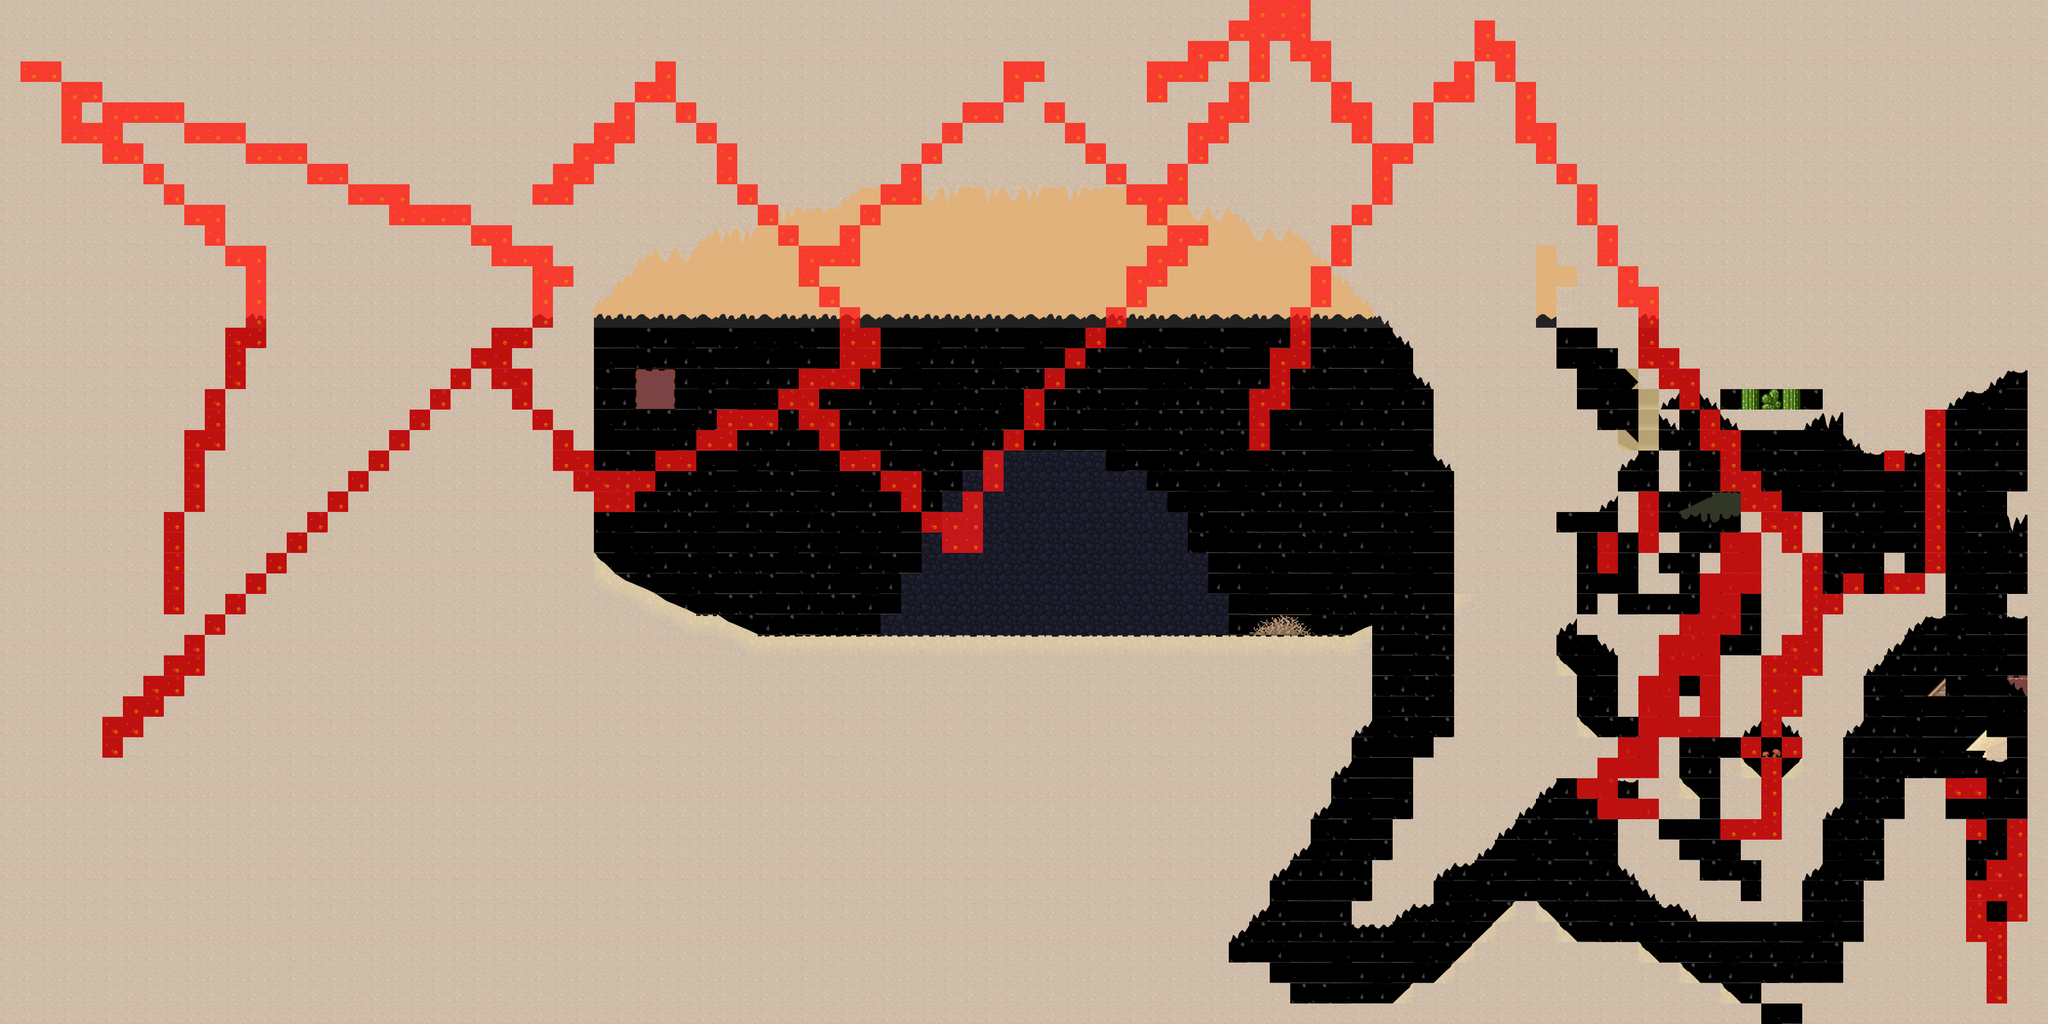

The image is a tile-based game level rendered from a .tmx file. Its description and source (layers, tilesets, objects; grid data summarised) follow:
An orthogonal 100x50 tile map with 32x32 px tiles, 3 tile layers (Tile Layer 3, Background, Foreground) and 53 objects (49x HeliBot, 2x Cave, NPC, Outhouse).

<map version="1.0" tiledversion="1.0.3" orientation="orthogonal" renderorder="right-down" width="100" height="50" tilewidth="32" tileheight="32" nextobjectid="55">
 <properties>
  <property name="camera_x" value="112" />
  <property name="camera_y" value="176" />
  <property name="music" value="music/scene_town.mp3" />
 </properties>
 <tileset firstgid="1" source="tileset.tsx" />
 <layer name="Tile Layer 3" width="100" height="50">
  <properties>
   <property name="parallax" value="0.7" />
  </properties>
  <data>[5000 cells, 5000 non-empty, 7 distinct tile ids]</data>
 </layer>
 <layer name="Background" width="100" height="50">
  <properties>
   <property name="parallax" value="1" />
  </properties>
  <data>[5000 cells, 141 non-empty, 7 distinct tile ids]</data>
 </layer>
 <layer name="Foreground" width="100" height="50">
  <data>[5000 cells, 3892 non-empty, 43 distinct tile ids]</data>
 </layer>
 <objectgroup name="Objects">
  <object id="1" name="cave" type="Cave" x="1552" y="864" width="128" height="128">
   <properties>
    <property name="cavetype" value="entrance" />
    <property name="mapfile" value="maps/nq2.tmx" />
    <property name="spawnpoint" value="cave_enter" />
   </properties>
  </object>
  <object id="2" type="NPC" x="1280" y="896" width="64" height="96">
   <properties>
    <property name="filename" value="dialogs/npc_end.json" />
   </properties>
  </object>
  <object id="3" name="cave_exit" type="Cave" x="2561" y="605" width="30" height="98" visible="0">
   <properties>
    <property name="cavetype" value="exitinv" />
    <property name="mapfile" value="maps/nq2.tmx" />
    <property name="spawnpoint" value="cave" />
   </properties>
  </object>
  <object id="4" name="outhouse" type="Outhouse" x="1040" y="802" width="128" height="160" />
  <object id="5" type="HeliBot" x="2632" y="672" width="128" height="128" />
  <object id="6" type="HeliBot" x="2656" y="676" width="128" height="128" />
  <object id="7" type="HeliBot" x="2680" y="676" width="128" height="128" />
  <object id="8" type="HeliBot" x="2704" y="676" width="128" height="128" />
  <object id="9" type="HeliBot" x="2736" y="676" width="128" height="128" />
  <object id="10" type="HeliBot" x="2772" y="676" width="128" height="128" />
  <object id="11" type="HeliBot" x="2804" y="680" width="128" height="128" />
  <object id="12" type="HeliBot" x="2804" y="680" width="128" height="128" />
  <object id="13" type="HeliBot" x="2736" y="676" width="128" height="128" />
  <object id="14" type="HeliBot" x="2680" y="676" width="128" height="128" />
  <object id="15" type="HeliBot" x="2656" y="676" width="128" height="128" />
  <object id="16" type="HeliBot" x="2704" y="676" width="128" height="128" />
  <object id="17" type="HeliBot" x="2632" y="672" width="128" height="128" />
  <object id="18" type="HeliBot" x="2772" y="676" width="128" height="128" />
  <object id="19" type="HeliBot" x="2804" y="680" width="128" height="128" />
  <object id="20" type="HeliBot" x="2736" y="676" width="128" height="128" />
  <object id="21" type="HeliBot" x="2680" y="676" width="128" height="128" />
  <object id="22" type="HeliBot" x="2656" y="676" width="128" height="128" />
  <object id="23" type="HeliBot" x="2704" y="676" width="128" height="128" />
  <object id="24" type="HeliBot" x="2632" y="672" width="128" height="128" />
  <object id="25" type="HeliBot" x="2772" y="676" width="128" height="128" />
  <object id="26" type="HeliBot" x="2804" y="680" width="128" height="128" />
  <object id="27" type="HeliBot" x="2736" y="676" width="128" height="128" />
  <object id="28" type="HeliBot" x="2680" y="676" width="128" height="128" />
  <object id="29" type="HeliBot" x="2656" y="676" width="128" height="128" />
  <object id="30" type="HeliBot" x="2704" y="676" width="128" height="128" />
  <object id="31" type="HeliBot" x="2632" y="672" width="128" height="128" />
  <object id="32" type="HeliBot" x="2772" y="676" width="128" height="128" />
  <object id="33" type="HeliBot" x="2804" y="680" width="128" height="128" />
  <object id="34" type="HeliBot" x="2736" y="676" width="128" height="128" />
  <object id="35" type="HeliBot" x="2680" y="676" width="128" height="128" />
  <object id="36" type="HeliBot" x="2656" y="676" width="128" height="128" />
  <object id="37" type="HeliBot" x="2704" y="676" width="128" height="128" />
  <object id="38" type="HeliBot" x="2632" y="672" width="128" height="128" />
  <object id="39" type="HeliBot" x="2772" y="676" width="128" height="128" />
  <object id="40" type="HeliBot" x="2804" y="680" width="128" height="128" />
  <object id="41" type="HeliBot" x="2736" y="676" width="128" height="128" />
  <object id="42" type="HeliBot" x="2680" y="676" width="128" height="128" />
  <object id="43" type="HeliBot" x="2656" y="676" width="128" height="128" />
  <object id="44" type="HeliBot" x="2704" y="676" width="128" height="128" />
  <object id="45" type="HeliBot" x="2632" y="672" width="128" height="128" />
  <object id="46" type="HeliBot" x="2772" y="676" width="128" height="128" />
  <object id="47" type="HeliBot" x="2804" y="680" width="128" height="128" />
  <object id="48" type="HeliBot" x="2736" y="676" width="128" height="128" />
  <object id="49" type="HeliBot" x="2680" y="676" width="128" height="128" />
  <object id="50" type="HeliBot" x="2656" y="676" width="128" height="128" />
  <object id="51" type="HeliBot" x="2704" y="676" width="128" height="128" />
  <object id="52" type="HeliBot" x="2632" y="672" width="128" height="128" />
  <object id="53" type="HeliBot" x="2772" y="676" width="128" height="128" />
 </objectgroup>
</map>
